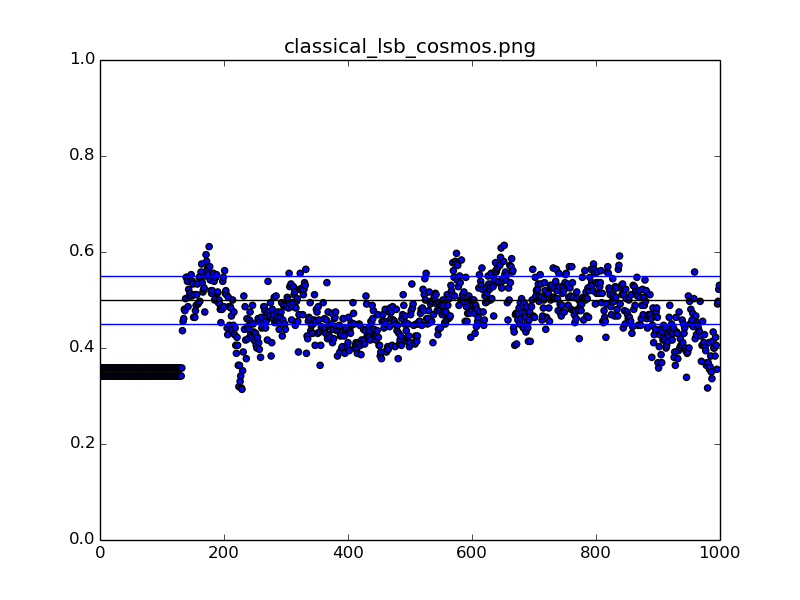
#> input picture comparaison/example/Chi_square_classical_lsb_cosmos.png, 800 x 600 px
$ python histogram_comparaison.py example/Chi_square_classical_lsb_cosmos.png   (older library calls are emulated)
#> lines starting #> are read from the running program, lines starting #| are printed output that depends on the picture
### utils/utils.py
#!/usr/bin/python

import matplotlib.pyplot as plt
import numpy as np
import binascii


# decompose une image [h][w][3] (0->255) selon une composante (0 pour rouge, 1 pour vert, 2 pour bleu)
# retourne [h*w] (0->255)
def decompose_comp(image,comp):
    return image[:,:,comp].ravel()

# decompose une image [h][w][3] selon toutes ses composantes et retourne la concatenation des 3 composantes
# retourne [h*w*3] (0->255)
# [104 lines left out: functions decompose, decompose_lsb, decompose_lsb_comp, imageRecompose, textToBin, binToText and 5 more, not called in this run]

### comparaison/histogram_comparaison.py
#!/usr/bin/python

import os
import inspect

currentdir = os.path.dirname(os.path.abspath(inspect.getfile(inspect.currentframe())))
parentdir = os.path.dirname(currentdir)
os.sys.path.insert(0,parentdir)

import matplotlib.pyplot as plt
from utils import utils
from PIL import Image
import numpy as np
import argparse

parser = argparse.ArgumentParser(description='Compare histograms of images')
parser.add_argument('image', metavar='image', nargs='+',
                    help='images we want compute histogram of')
parser.add_argument('--min_color', metavar='min_color',
                    help='starting point of histograms')
parser.add_argument('--max_color', metavar='max_color',
                    help='ending point of histograms')
parser.add_argument('--component', metavar='component',
                    help='component to capture (default : red)')

args = parser.parse_args()

images = args.image

m = 50
M = 70
if args.min_color is not None and args.max_color is not None:
    m = args.min_color
    M = args.max_color

component = 'red'
if  args.component is not None:
    component = args.component


for i in range(len(images)):
    image = np.array(Image.open(images[i]))
#> image is the input picture: shape (600, 800, 4); mean R, G, B, A 238.3, 238.3, 243.7, 255
    if component == 'red':
        image_decomposed = utils.decompose_comp(image,0)
    elif compoennt == 'green':
        image_decomposed = utils.decompose_comp(image,1)
    else:
        image_decomposed = utils.decompose_comp(image,2)
    index = []
    for j in range(len(image_decomposed)):
        if image_decomposed[j] >= m and image_decomposed[j] <= M:
            index.append(j)
#> after the loop, index = 777 values from 30780 to 446336
    image_decomposed_zoomed = image_decomposed[index]
#> image_decomposed_zoomed = 777 values, max 70 at index 4, min 50 at index 9, mean 59.92
    plt.figure()
    plt.hist(image_decomposed_zoomed,M-m)

    tmp = images[i].split('/')
    tmp = tmp[-1]
    tmp = tmp.split('\\')
    tmp = tmp[-1]
    plt.savefig("histogram_"+component+"_"+tmp)
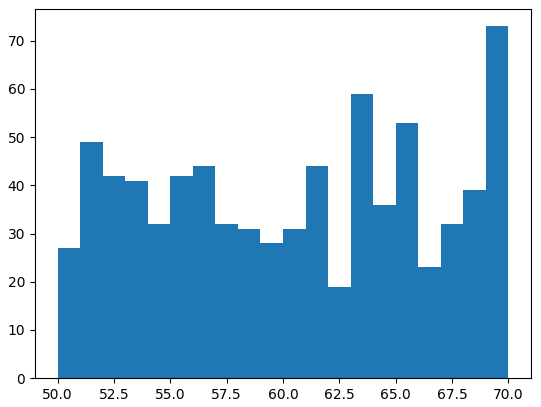
#> figure drawn by matplotlib, 1 panel; tallest bar 73 high, from x = 69 to 70

plt.show()

$ run again, on comparaison/example/histogram_red_classical_lsb.png
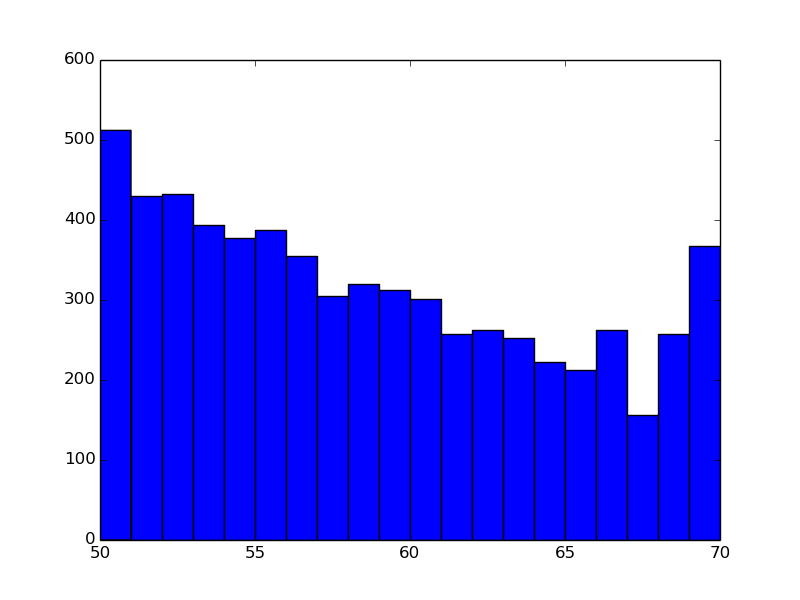
#> input picture comparaison/example/histogram_red_classical_lsb.png, 800 x 600 px
#> image is the input picture: shape (600, 800, 4); mean R, G, B, A 168.8, 168.8, 248, 255
#> after the loop `for j in range(len(image_decomposed)):`: index = 79 values from 41677 to 446323
#> image_decomposed_zoomed = 79 values, max 70 at index 47, min 50 at index 13, mean 62.85
#> `plt.savefig("histogram_"+component+"_"+tmp)`:
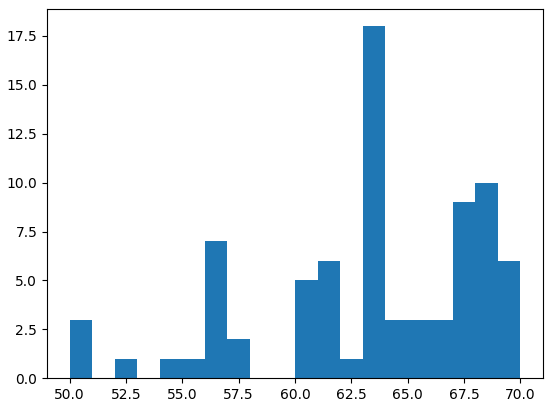
#> figure drawn by matplotlib, 1 panel; tallest bar 18 high, from x = 63 to 64
